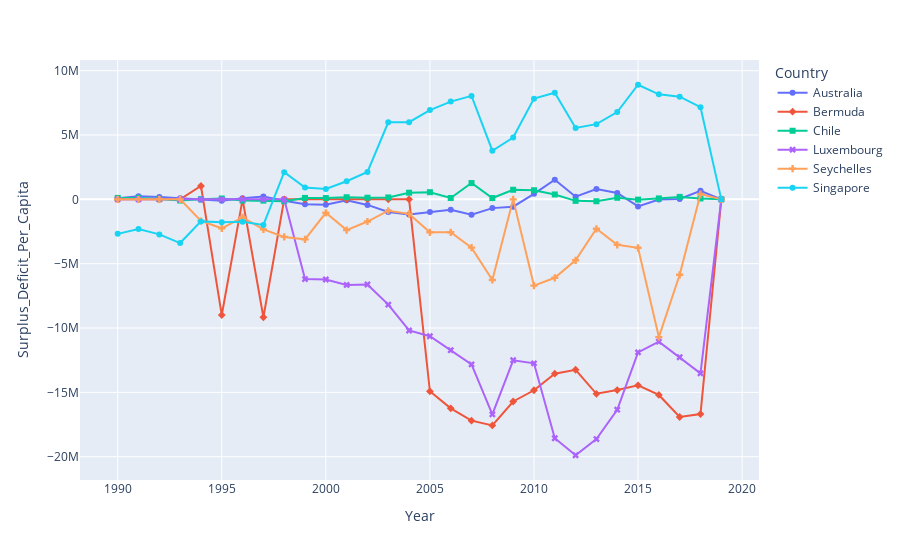

The notebook cell saved with this chart:
### Code cell
fig3 = px.line(filtered_gdp_cont_pop_trade.loc[filtered_gdp_cont_pop_trade['Country'].isin(max_gdp2019_countries['Country'])], x='Year', y='Surplus_Deficit_Per_Capita', color='Country', symbol="Country")
fig3.show()

### Figure 1 — Plotly figure (JSON) as saved in the notebook; plotly's stock layout.template omitted (floating-point values rounded to 4 significant figures)
{"data": [{"hovertemplate": "Country=Australia<br>Year=%{x}<br>Surplus_Deficit_Per_Capita=%{y}<extra></extra>", "legendgroup": "Australia", "line": {"color": "#636efa", "dash": "solid"}, "marker": {"symbol": "circle"}, "mode": "lines+markers", "name": "Australia", "orientation": "v", "showlegend": true, "type": "scatter", "x": [1990, 1991, 1992, 1993, 1994, 1995, 1996, 1997, 1998, 1999, 2000, 2001, 2002, 2003, 2004, 2005, 2006, 2007, 2008, 2009, 2010, 2011, 2012, 2013, 2014, 2015, 2016, 2017, 2018, 2019], "xaxis": "x", "y": [91510.0, 233900.0, 191500.0, 87420.0, -28070.0, -100400.0, 91760.0, 215300.0, -105400.0, -383700.0, -425300.0, -66090.0, -429800.0, -973300.0, -1177000.0, -973100.0, -808000.0, -1193000.0, -680000.0, -569100.0, 428200.0, 1532000.0, 209400.0, 800800.0, 501900.0, -547600.0, -18320.0, 29410.0, 664600.0, 0], "yaxis": "y"}, {"hovertemplate": "Country=Bermuda<br>Year=%{x}<br>Surplus_Deficit_Per_Capita=%{y}<extra></extra>", "legendgroup": "Bermuda", "line": {"color": "#EF553B", "dash": "solid"}, "marker": {"symbol": "diamond"}, "mode": "lines+markers", "name": "Bermuda", "orientation": "v", "showlegend": true, "type": "scatter", "x": [1990, 1991, 1992, 1993, 1994, 1995, 1996, 1997, 1998, 1999, 2000, 2001, 2002, 2003, 2004, 2005, 2006, 2007, 2008, 2009, 2010, 2011, 2012, 2013, 2014, 2015, 2016, 2017, 2018, 2019], "xaxis": "x", "y": [0, 0, 0, 0, 1039000.0, -8991000.0, 0, -9163000.0, 0, 0, 0, 0, 0, 0, 0, -14920000.0, -16240000.0, -17200000.0, -17570000.0, -15710000.0, -14840000.0, -13550000.0, -13240000.0, -15110000.0, -14820000.0, -14450000.0, -15200000.0, -16910000.0, -16690000.0, 0], "yaxis": "y"}, {"hovertemplate": "Country=Chile<br>Year=%{x}<br>Surplus_Deficit_Per_Capita=%{y}<extra></extra>", "legendgroup": "Chile", "line": {"color": "#00cc96", "dash": "solid"}, "marker": {"symbol": "square"}, "mode": "lines+markers", "name": "Chile", "orientation": "v", "showlegend": true, "type": "scatter", "x": [1990, 1991, 1992, 1993, 1994, 1995, 1996, 1997, 1998, 1999, 2000, 2001, 2002, 2003, 2004, 2005, 2006, 2007, 2008, 2009, 2010, 2011, 2012, 2013, 2014, 2015, 2016, 2017, 2018, 2019], "xaxis": "x", "y": [113000.0, 111700.0, 33370.0, -88460.0, 15500.0, 69400.0, -96190.0, -96890.0, -149600.0, 113900.0, 103900.0, 168200.0, 130000.0, 151800.0, 518900.0, 559000.0, 108000.0, 1268000.0, 102600.0, 747100.0, 709100.0, 382400.0, -116200.0, -146700.0, 125800.0, -19680.0, 74320.0, 194200.0, 68220.0, 3887.0], "yaxis": "y"}, {"hovertemplate": "Country=Luxembourg<br>Year=%{x}<br>Surplus_Deficit_Per_Capita=%{y}<extra></extra>", "legendgroup": "Luxembourg", "line": {"color": "#ab63fa", "dash": "solid"}, "marker": {"symbol": "x"}, "mode": "lines+markers", "name": "Luxembourg", "orientation": "v", "showlegend": true, "type": "scatter", "x": [1990, 1991, 1992, 1993, 1994, 1995, 1996, 1997, 1998, 1999, 2000, 2001, 2002, 2003, 2004, 2005, 2006, 2007, 2008, 2009, 2010, 2011, 2012, 2013, 2014, 2015, 2016, 2017, 2018, 2019], "xaxis": "x", "y": [0, 0, 0, 0, 0, 0, 0, 0, 0, -6197000.0, -6228000.0, -6651000.0, -6616000.0, -8181000.0, -10190000.0, -10640000.0, -11720000.0, -12830000.0, -16710000.0, -12510000.0, -12740000.0, -18570000.0, -19890000.0, -18630000.0, -16350000.0, -11890000.0, -11060000.0, -12270000.0, -13520000.0, 0], "yaxis": "y"}, {"hovertemplate": "Country=Seychelles<br>Year=%{x}<br>Surplus_Deficit_Per_Capita=%{y}<extra></extra>", "legendgroup": "Seychelles", "line": {"color": "#FFA15A", "dash": "solid"}, "marker": {"symbol": "cross"}, "mode": "lines+markers", "name": "Seychelles", "orientation": "v", "showlegend": true, "type": "scatter", "x": [1990, 1991, 1992, 1993, 1994, 1995, 1996, 1997, 1998, 1999, 2000, 2001, 2002, 2003, 2004, 2005, 2006, 2007, 2008, 2009, 2010, 2011, 2012, 2013, 2014, 2015, 2016, 2017, 2018, 2019], "xaxis": "x", "y": [0, 0, 0, 0, -1679000.0, -2248000.0, -1406000.0, -2331000.0, -2917000.0, -3108000.0, -1043000.0, -2385000.0, -1721000.0, -882900.0, -1127000.0, -2560000.0, -2558000.0, -3753000.0, -6261000.0, 0, -6700000.0, -6095000.0, -4735000.0, -2288000.0, -3531000.0, -3764000.0, -10700000.0, -5862000.0, 415600.0, 0], "yaxis": "y"}, {"hovertemplate": "Country=Singapore<br>Year=%{x}<br>Surplus_Deficit_Per_Capita=%{y}<extra></extra>", "legendgroup": "Singapore", "line": {"color": "#19d3f3", "dash": "solid"}, "marker": {"symbol": "circle"}, "mode": "lines+markers", "name": "Singapore", "orientation": "v", "showlegend": true, "type": "scatter", "x": [1990, 1991, 1992, 1993, 1994, 1995, 1996, 1997, 1998, 1999, 2000, 2001, 2002, 2003, 2004, 2005, 2006, 2007, 2008, 2009, 2010, 2011, 2012, 2013, 2014, 2015, 2016, 2017, 2018, 2019], "xaxis": "x", "y": [-2680000.0, -2302000.0, -2722000.0, -3396000.0, -1711000.0, -1770000.0, -1740000.0, -1986000.0, 2117000.0, 915600.0, 809100.0, 1411000.0, 2128000.0, 5992000.0, 5997000.0, 6944000.0, 7601000.0, 8044000.0, 3781000.0, 4805000.0, 7828000.0, 8293000.0, 5547000.0, 5846000.0, 6783000.0, 8909000.0, 8167000.0, 7979000.0, 7163000.0, 0], "yaxis": "y"}], "layout": {"legend": {"title": {"text": "Country"}, "tracegroupgap": 0}, "margin": {"t": 60}, "xaxis": {"anchor": "y", "domain": [0, 1], "title": {"text": "Year"}}, "yaxis": {"anchor": "x", "domain": [0, 1], "title": {"text": "Surplus_Deficit_Per_Capita"}}}}
